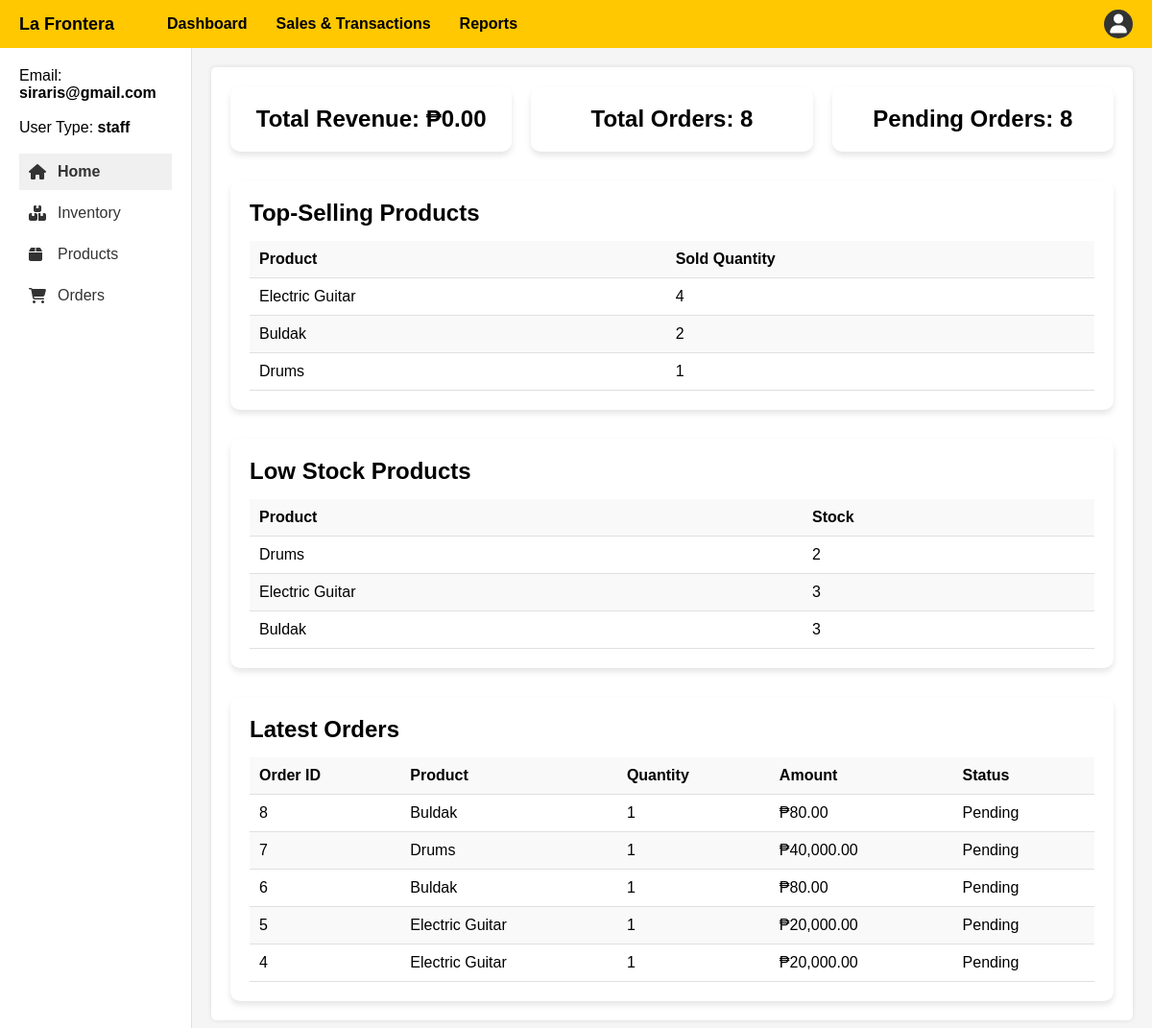
Screenshot of /MenuPage.php (signed in) with the database file from the repository.
### tables this page shows
CREATE TABLE `users` (
  `id` int(11) NOT NULL,
  `username` varchar(50) NOT NULL,
  `email` varchar(100) NOT NULL,
  `password` varchar(255) NOT NULL,
  `security_question` varchar(255) NOT NULL,
  `security_answer` varchar(255) NOT NULL,
  `usertype` enum('owner','manager','staff') NOT NULL DEFAULT 'staff'
);

CREATE TABLE `products` (
  `product_id` int(11) NOT NULL,
  `product_name` varchar(255) NOT NULL,
  `price` decimal(10,2) NOT NULL,
  `quantity` int(10) UNSIGNED NOT NULL,
  `supplier` varchar(255) NOT NULL
);

CREATE TABLE `orders` (
  `id` int(11) NOT NULL,
  `username` varchar(255) NOT NULL,
  `product_id` int(11) NOT NULL,
  `quantity` int(11) NOT NULL,
  `total_amount` decimal(10,0) NOT NULL,
  `payment_method` varchar(50) NOT NULL DEFAULT 'Cash',
  `status` varchar(50) NOT NULL DEFAULT 'Pending'
);

### MenuPage.php (the view, shortened to what this page needs)
<?php
include 'config.php';
$email = $_SESSION['email'];
$query = "SELECT id, usertype FROM users WHERE email = ?";
$stmt = $conn->prepare($query);
$stmt->bind_param("s", $email);
$stmt->execute();
$result = $stmt->get_result();
if ($row = $result->fetch_assoc()) {
    $usertype = $row['usertype'];
} else {
    die("User not found in database.");
}
$stats_query = "SELECT
    SUM(CASE WHEN status = 'Complete' THEN total_amount ELSE 0 END) AS total_revenue,
    COUNT(id) AS total_orders,
    SUM(CASE WHEN status = 'Pending' THEN 1 ELSE 0 END) AS pending_orders
FROM orders";
$stats_result = $conn->query($stats_query);
$stats = $stats_result->fetch_assoc();
$top_products_query = "SELECT p.product_name, SUM(o.quantity) AS total_sold
    FROM orders o
    JOIN products p ON o.product_id = p.product_id
    GROUP BY p.product_name
    ORDER BY total_sold DESC
    LIMIT 5";
$top_products_result = $conn->query($top_products_query);
$low_stock_query = "SELECT product_name, quantity FROM products ORDER BY quantity ASC LIMIT 5";
$low_stock_result = $conn->query($low_stock_query);
$latest_orders_query = "SELECT o.id, p.product_name, o.quantity, o.total_amount, o.status FROM orders o
    JOIN products p ON o.product_id = p.product_id ORDER BY o.id DESC LIMIT 5";
$latest_orders_result = $conn->query($latest_orders_query);
?>
<!DOCTYPE html>
<html lang="en">
<head>
    <link rel="stylesheet" href="https://cdnjs.cloudflare.com/ajax/libs/font-awesome/6.4.0/css/all.min.css">
    <link rel="stylesheet" href="style.css">
</head>
<body>
<div class="header">
    <div class="logo">La Frontera</div>
    <div class="search-nav">
        <a href="MenuPage.php" class="nav-item">Dashboard</a>
        <a href="#" class="nav-item">Sales & Transactions</a>
        <a href="reports.php" class="nav-item">Reports</a>
    </div>
    <div class="user-dropdown">
        <div class="user-icon" id="userDropdownBtn">
            <i class="fas fa-user"></i>
        </div>
    </div>
</div>
<div class="container">
    <div class="sidebar">
        <div>
        <p>Email: <strong><?php echo htmlspecialchars($email); ?></strong></p><br>
        <p>User Type: <strong><?php echo htmlspecialchars($usertype); ?></strong></p><br>
        </div>
        <a href="MenuPage.php" class="sidebar-item active"><i class="fas fa-home"></i> Home</a>
        <a href="InventoryPage.php" class="sidebar-item"><i class="fas fa-boxes"></i> Inventory</a>
        <a href="ProductPage.php" class="sidebar-item"><i class="fas fa-box"></i> Products</a>
        <a href="OrderPage.php" class="sidebar-item"><i class="fas fa-shopping-cart"></i> Orders</a>
    </div>
    <div class="content">
        <div class="dashboard">
            <div class="card"><h2>Total Revenue: ₱<?php echo number_format($stats['total_revenue'], 2); ?></h2></div>
            <div class="card"><h2>Total Orders: <?php echo $stats['total_orders']; ?></h2></div>
            <div class="card"><h2>Pending Orders: <?php echo $stats['pending_orders']; ?></h2></div>
        </div>
        <div class="data-section">
            <h2>Top-Selling Products</h2>
            <table>
                <thead><tr><th>Product</th><th>Sold Quantity</th></tr></thead>
                <tbody>
                    <?php while ($row = $top_products_result->fetch_assoc()): ?>
                        <tr><td><?php echo htmlspecialchars($row['product_name']); ?></td><td><?php echo $row['total_sold']; ?></td></tr>
                    <?php endwhile; ?>
                </tbody>
            </table>
        </div>
        <div class="data-section">
            <h2>Low Stock Products</h2>
            <table>
                <thead><tr><th>Product</th><th>Stock</th></tr></thead>
                <tbody>
                    <?php while ($row = $low_stock_result->fetch_assoc()): ?>
                        <tr><td><?php echo htmlspecialchars($row['product_name']); ?></td><td><?php echo $row['quantity']; ?></td></tr>
                    <?php endwhile; ?>
                </tbody>
            </table>
        </div>
        <div class="data-section">
            <h2>Latest Orders</h2>
            <table>
                <thead><tr><th>Order ID</th><th>Product</th><th>Quantity</th><th>Amount</th><th>Status</th></tr></thead>
                <tbody>
                    <?php while ($row = $latest_orders_result->fetch_assoc()): ?>
                        <tr>
                            <td><?php echo $row['id']; ?></td>
                            <td><?php echo htmlspecialchars($row['product_name']); ?></td>
                            <td><?php echo $row['quantity']; ?></td>
                            <td>₱<?php echo number_format($row['total_amount'], 2); ?></td>
                            <td><?php echo htmlspecialchars($row['status']); ?></td>
                        </tr>
                    <?php endwhile; ?>
                </tbody>
            </table>
        </div>
    </div>
</div>
</body>
</html>

### style.css (style rules this page uses)
* { margin: 0; padding: 0; box-sizing: border-box; font-family: Arial, sans-serif; }
body { background-color: #f5f5f5; }
.header { background-color: #FFC800; padding: 10px 20px; display: flex; justify-content: space-between; align-items: center; }
.logo { font-weight: bold; color: black; font-size: 18px; }
.search-nav { display: flex; align-items: center; flex-grow: 1; margin-left: 40px; }
.nav-item { margin: 0 15px; color: black; text-decoration: none; font-weight: bold; }
.user-icon { background-color: #333; color: white; width: 30px; height: 30px; border-radius: 50%; display: flex; align-items: center; justify-content: center; }
.container { display: flex; min-height: calc(100vh - 50px); }
.sidebar { width: 200px; background-color: white; padding: 20px; border-right: 1px solid #e0e0e0; }
.sidebar-item { padding: 10px; margin-bottom: 5px; display: flex; align-items: center; text-decoration: none; color: #333; }
.sidebar-item i { margin-right: 10px; width: 20px; }
.sidebar-item.active { background-color: #f0f0f0; font-weight: bold; }
.content { flex-grow: 1; padding: 20px; background-color: white; margin: 20px; border-radius: 5px; box-shadow: 0 0 5px rgba(0,0,0,0.1); }
table { width: 100%; border-collapse: collapse; }
table th, table td { padding: 10px; text-align: left; border-bottom: 1px solid #e0e0e0; }
table th { background-color: #f9f9f9; }

### MenuPage.php (style rules this page uses)
.user-dropdown { position: relative; display: inline-block; }
.user-icon { cursor: pointer; padding: 10px; font-size: 20px; position: relative; }
.content { flex: 1; padding: 20px; }
.dashboard { display: flex; justify-content: space-between; gap: 20px; }
.card { flex: 1; background: white; padding: 20px; border-radius: 10px; box-shadow: 0px 4px 6px rgba(0, 0, 0, 0.1); text-align: center; }
.data-section { margin-top: 30px; background: white; padding: 20px; border-radius: 10px; box-shadow: 0px 4px 6px rgba(0, 0, 0, 0.1); }
.data-section h2 { margin-bottom: 15px; }
table { width: 100%; border-collapse: collapse; }
thead { background: #2c3e50; }
thead th { padding: 10px; }
tbody tr:nth-child(even) { background: #f9f9f9; }
td { padding: 10px; border-bottom: 1px solid #ddd; text-align: center; }

### rows the page displays
users: usertype "staff"
products: product_name "Drums", quantity "2"
products: product_name "Electric Guitar", quantity "3"
products: product_name "Buldak", quantity "3"
orders: id "8", product.product_name "Buldak", quantity "1", total_amount "80.00", status "Pending"
orders: id "7", product.product_name "Drums", quantity "1", total_amount "40,000.00", status "Pending"
orders: id "6", product.product_name "Buldak", quantity "1", total_amount "80.00", status "Pending"
orders: id "5", product.product_name "Electric Guitar", quantity "1", total_amount "20,000.00", status "Pending"
orders: id "4", product.product_name "Electric Guitar", quantity "1", total_amount "20,000.00", status "Pending"

### other values shown
$email "siraris@gmail.com"
$stats['total_revenue'] "0.00"
$stats['total_orders'] "8"
$stats['pending_orders'] "8"
$row['product_name'] "Electric Guitar"
$row['total_sold'] "4"
$row['product_name'] "Buldak"
$row['total_sold'] "2"
$row['product_name'] "Drums"
$row['total_sold'] "1"
